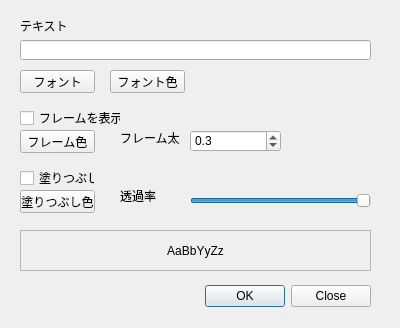
<?xml version="1.0" encoding="UTF-8"?>
<ui version="4.0">
 <class>Dialog</class>
 <widget class="QDialog" name="Dialog">
  <property name="geometry">
   <rect>
    <x>0</x>
    <y>0</y>
    <width>400</width>
    <height>328</height>
   </rect>
  </property>
  <property name="windowTitle">
   <string>ラベル追加</string>
  </property>
  <widget class="QDialogButtonBox" name="buttonBox">
   <property name="geometry">
    <rect>
     <x>200</x>
     <y>280</y>
     <width>171</width>
     <height>32</height>
    </rect>
   </property>
   <property name="orientation">
    <enum>Qt::Horizontal</enum>
   </property>
   <property name="standardButtons">
    <set>QDialogButtonBox::Close|QDialogButtonBox::Ok</set>
   </property>
  </widget>
  <widget class="QLabel" name="label_3">
   <property name="geometry">
    <rect>
     <x>120</x>
     <y>190</y>
     <width>50</width>
     <height>12</height>
    </rect>
   </property>
   <property name="text">
    <string>透過率</string>
   </property>
  </widget>
  <widget class="QCheckBox" name="checkBox_2">
   <property name="geometry">
    <rect>
     <x>20</x>
     <y>170</y>
     <width>75</width>
     <height>16</height>
    </rect>
   </property>
   <property name="text">
    <string>塗りつぶし</string>
   </property>
  </widget>
  <widget class="QPushButton" name="pushButton_4">
   <property name="geometry">
    <rect>
     <x>20</x>
     <y>190</y>
     <width>75</width>
     <height>23</height>
    </rect>
   </property>
   <property name="text">
    <string>塗りつぶし色</string>
   </property>
  </widget>
  <widget class="QCheckBox" name="checkBox">
   <property name="geometry">
    <rect>
     <x>20</x>
     <y>110</y>
     <width>101</width>
     <height>16</height>
    </rect>
   </property>
   <property name="text">
    <string>フレームを表示</string>
   </property>
  </widget>
  <widget class="QPushButton" name="pushButton_3">
   <property name="geometry">
    <rect>
     <x>20</x>
     <y>130</y>
     <width>75</width>
     <height>23</height>
    </rect>
   </property>
   <property name="text">
    <string>フレーム色</string>
   </property>
  </widget>
  <widget class="QLineEdit" name="lineEdit">
   <property name="geometry">
    <rect>
     <x>20</x>
     <y>40</y>
     <width>351</width>
     <height>20</height>
    </rect>
   </property>
  </widget>
  <widget class="QPushButton" name="pushButton">
   <property name="geometry">
    <rect>
     <x>20</x>
     <y>70</y>
     <width>75</width>
     <height>23</height>
    </rect>
   </property>
   <property name="text">
    <string>フォント</string>
   </property>
  </widget>
  <widget class="QLabel" name="label_2">
   <property name="geometry">
    <rect>
     <x>120</x>
     <y>130</y>
     <width>61</width>
     <height>16</height>
    </rect>
   </property>
   <property name="text">
    <string>フレーム太さ</string>
   </property>
  </widget>
  <widget class="QSlider" name="horizontalSlider">
   <property name="geometry">
    <rect>
     <x>190</x>
     <y>190</y>
     <width>181</width>
     <height>22</height>
    </rect>
   </property>
   <property name="sliderPosition">
    <number>99</number>
   </property>
   <property name="orientation">
    <enum>Qt::Horizontal</enum>
   </property>
  </widget>
  <widget class="QLabel" name="label">
   <property name="geometry">
    <rect>
     <x>20</x>
     <y>20</y>
     <width>50</width>
     <height>12</height>
    </rect>
   </property>
   <property name="text">
    <string>テキスト</string>
   </property>
  </widget>
  <widget class="QPushButton" name="pushButton_2">
   <property name="geometry">
    <rect>
     <x>110</x>
     <y>70</y>
     <width>75</width>
     <height>23</height>
    </rect>
   </property>
   <property name="text">
    <string>フォント色</string>
   </property>
  </widget>
  <widget class="QDoubleSpinBox" name="doubleSpinBox">
   <property name="geometry">
    <rect>
     <x>190</x>
     <y>130</y>
     <width>91</width>
     <height>22</height>
    </rect>
   </property>
   <property name="decimals">
    <number>1</number>
   </property>
   <property name="minimum">
    <double>0.100000000000000</double>
   </property>
   <property name="maximum">
    <double>50.000000000000000</double>
   </property>
   <property name="value">
    <double>0.300000000000000</double>
   </property>
  </widget>
  <widget class="QLabel" name="label_4">
   <property name="geometry">
    <rect>
     <x>20</x>
     <y>230</y>
     <width>351</width>
     <height>41</height>
    </rect>
   </property>
   <property name="frameShape">
    <enum>QFrame::StyledPanel</enum>
   </property>
   <property name="frameShadow">
    <enum>QFrame::Sunken</enum>
   </property>
   <property name="text">
    <string>AaBbYyZz</string>
   </property>
   <property name="alignment">
    <set>Qt::AlignCenter</set>
   </property>
  </widget>
 </widget>
 <resources/>
 <connections>
  <connection>
   <sender>buttonBox</sender>
   <signal>accepted()</signal>
   <receiver>Dialog</receiver>
   <slot>accept()</slot>
   <hints>
    <hint type="sourcelabel">
     <x>248</x>
     <y>254</y>
    </hint>
    <hint type="destinationlabel">
     <x>157</x>
     <y>274</y>
    </hint>
   </hints>
  </connection>
  <connection>
   <sender>buttonBox</sender>
   <signal>rejected()</signal>
   <receiver>Dialog</receiver>
   <slot>reject()</slot>
   <hints>
    <hint type="sourcelabel">
     <x>316</x>
     <y>260</y>
    </hint>
    <hint type="destinationlabel">
     <x>286</x>
     <y>274</y>
    </hint>
   </hints>
  </connection>
 </connections>
</ui>
